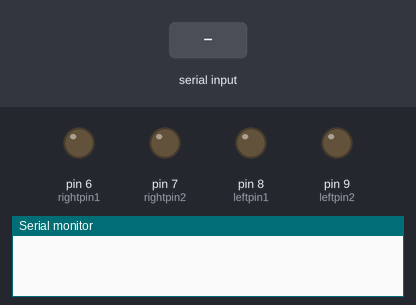
Bench run of a sketch on a simulated Arduino Uno, built with avr-gcc and run on an emulated ATmega328P. On the bench: output pins drawn as LEDs (lit = HIGH), the last lines printed to the serial monitor. The test bench sets the inputs (shaded band).

Above: at 1.2 s.
1.3 s: "F" received over Serial
At 2.3 s:
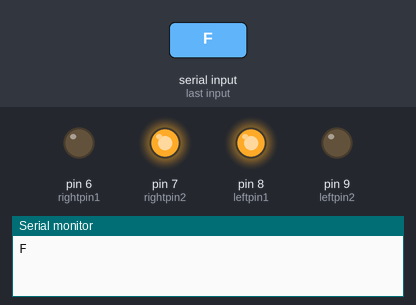
2.8 s: "B" received over Serial
At 3.4 s:
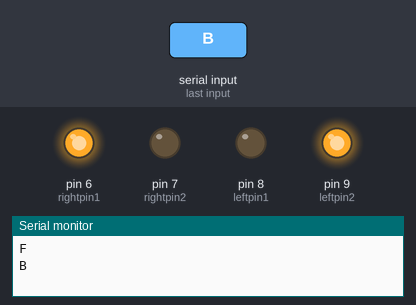
4.3 s: "L" received over Serial
At 5.5 s:
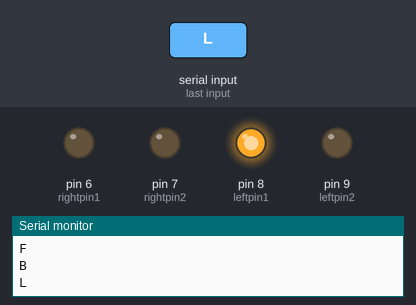
5.8 s: "R" received over Serial
At 6.9 s:
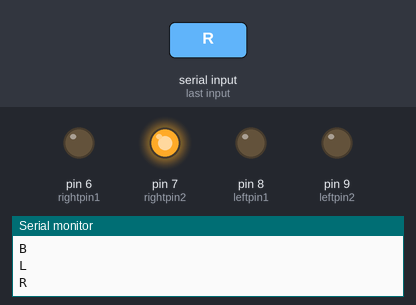
7.3 s: "I" received over Serial
At 8.0 s:
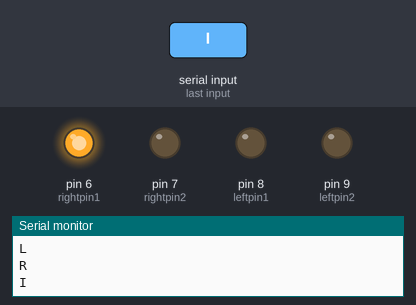
8.8 s: "H" received over Serial
At 9.2 s:
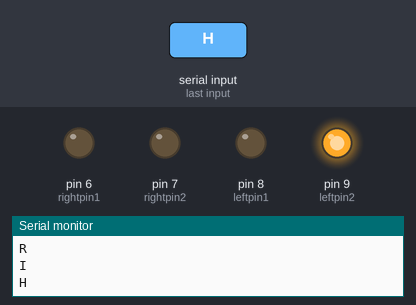
Timing chart, 0 to 11.3 s (numbered marks = the images above; inputs shaded):
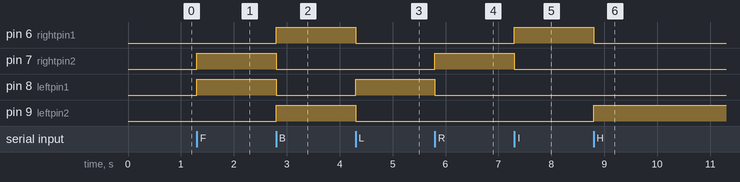

Measured:
- after the input at 1.3 s, pin 7 (rightpin2), pin 8 (leftpin1): LOW → HIGH at once
- after the input at 2.8 s, pin 6 (rightpin1), pin 9 (leftpin2): LOW → HIGH at once; pin 7 (rightpin2), pin 8 (leftpin1): HIGH → LOW at once
- after the input at 4.3 s, pin 6 (rightpin1), pin 9 (leftpin2): HIGH → LOW at once; pin 8 (leftpin1): LOW → HIGH at once
- after the input at 5.8 s, pin 7 (rightpin2): LOW → HIGH at once; pin 8 (leftpin1): HIGH → LOW at once
- after the input at 7.3 s, pin 6 (rightpin1): LOW → HIGH at once; pin 7 (rightpin2): HIGH → LOW at once
- after the input at 8.8 s, pin 6 (rightpin1): HIGH → LOW at once; pin 9 (leftpin2): LOW → HIGH at once

The sketch:

nandini_7.1.ino
```cpp
int rightpin1 = 6;
int rightpin2 = 7;
int leftpin1 = 8;
int leftpin2 = 9;
char value;

void setup()
{
  // Digital pin 6, 7, 8 and 9 set as output pin

  pinMode(rightpin1, OUTPUT);
  pinMode(rightpin2, OUTPUT);
  pinMode(leftpin1, OUTPUT);
  pinMode(leftpin2, OUTPUT);
  Serial.begin(9600);
}

void loop()
{
  while (Serial.available() > 0)
  {
    value = Serial.read();
    Serial.println(value);
  }


  if ( value == 'F') // Forward
  {
    digitalWrite(rightpin1, LOW);
    digitalWrite(rightpin2, HIGH);
    digitalWrite(leftpin1, HIGH);
    digitalWrite(leftpin2, LOW);
  }
  else if (value == 'B') // to move in reverse
  {
    digitalWrite(rightpin1, HIGH);
    digitalWrite(rightpin2, LOW);
    digitalWrite(leftpin1, LOW);
    digitalWrite(leftpin2, HIGH);
  }

  else if (value == 'L') //to move towards left
  {
    digitalWrite(rightpin1, LOW);
    digitalWrite(rightpin2, LOW);
    digitalWrite(leftpin1, HIGH);
    digitalWrite(leftpin2, LOW);
  }
  else if (value == 'R') ////to move towards right
  {
    digitalWrite(rightpin1, LOW);
    digitalWrite(rightpin2, HIGH);
    digitalWrite(leftpin1, LOW);
    digitalWrite(leftpin2, LOW);
  }

  else if (value == 'S') // to halt all movement
  {
    digitalWrite(rightpin1, LOW);
    digitalWrite(rightpin2, LOW);
    digitalWrite(leftpin1, LOW);
    digitalWrite(leftpin2, LOW);
  }
  else if (value == 'I') // to move forward towards the right
  {
    digitalWrite(rightpin1, HIGH);
    digitalWrite(rightpin2, LOW);
    digitalWrite(leftpin1, LOW);
    digitalWrite(leftpin2, LOW);
  }
  else if (value == 'J') // to move backward towards the left
  {
    digitalWrite(rightpin1, LOW);
    digitalWrite(rightpin2, HIGH);
    digitalWrite(leftpin1, LOW);
    digitalWrite(leftpin2, LOW);
  }
  else if (value == 'G') // to move backward towards the left
  {
    digitalWrite(rightpin1, LOW);
    digitalWrite(rightpin2, LOW);
    digitalWrite(leftpin1, HIGH);
    digitalWrite(leftpin2, LOW);
  }
  else if (value == 'H') // to move backward towards the right
  {
    digitalWrite(rightpin1, LOW);
    digitalWrite(rightpin2, LOW);
    digitalWrite(leftpin1, LOW);
    digitalWrite(leftpin2, HIGH);
  }
}
```
